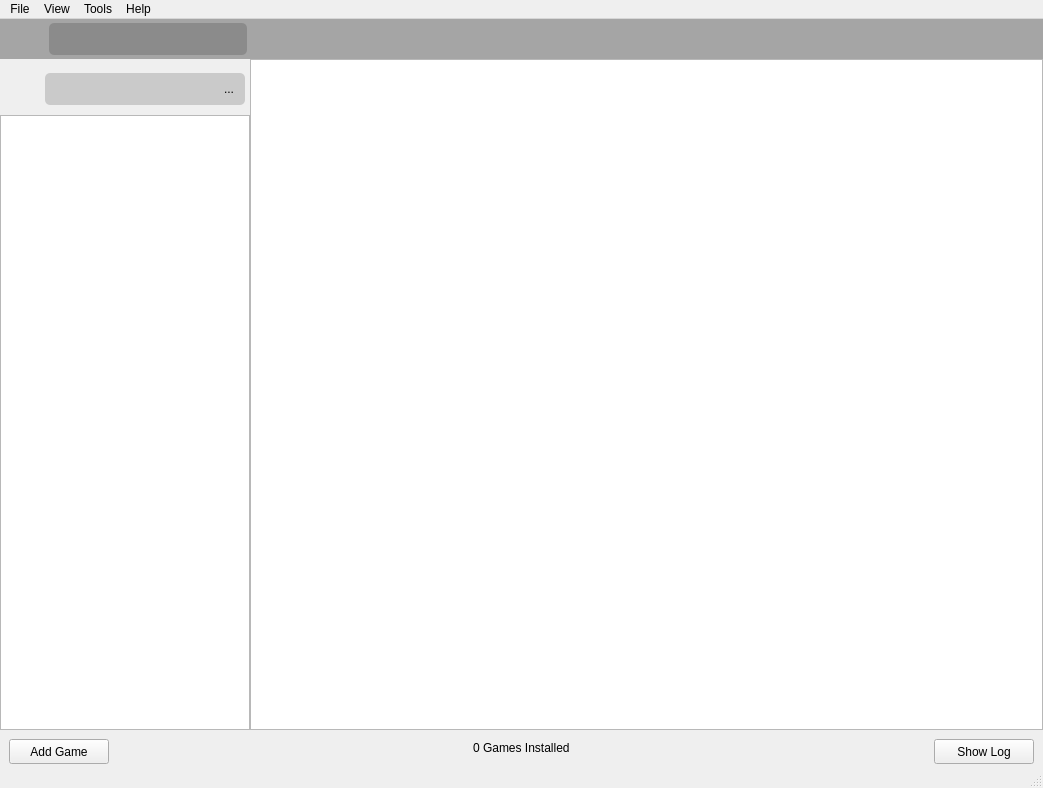
<?xml version="1.0" encoding="UTF-8"?>
<ui version="4.0">
 <class>MainWindow</class>
 <widget class="QMainWindow" name="MainWindow">
  <property name="windowModality">
   <enum>Qt::NonModal</enum>
  </property>
  <property name="geometry">
   <rect>
    <x>0</x>
    <y>0</y>
    <width>1043</width>
    <height>788</height>
   </rect>
  </property>
  <property name="sizePolicy">
   <sizepolicy hsizetype="MinimumExpanding" vsizetype="MinimumExpanding">
    <horstretch>0</horstretch>
    <verstretch>0</verstretch>
   </sizepolicy>
  </property>
  <property name="minimumSize">
   <size>
    <width>820</width>
    <height>600</height>
   </size>
  </property>
  <property name="windowTitle">
   <string>ATLAS</string>
  </property>
  <property name="styleSheet">
   <string notr="true"/>
  </property>
  <widget class="QWidget" name="centralwidget">
   <property name="sizePolicy">
    <sizepolicy hsizetype="Expanding" vsizetype="Expanding">
     <horstretch>0</horstretch>
     <verstretch>0</verstretch>
    </sizepolicy>
   </property>
   <property name="styleSheet">
    <string notr="true"/>
   </property>
   <layout class="QGridLayout" name="gridLayout">
    <property name="leftMargin">
     <number>0</number>
    </property>
    <property name="topMargin">
     <number>0</number>
    </property>
    <property name="rightMargin">
     <number>0</number>
    </property>
    <property name="bottomMargin">
     <number>0</number>
    </property>
    <property name="spacing">
     <number>0</number>
    </property>
    <item row="2" column="0">
     <widget class="QFrame" name="NavFrame">
      <property name="sizePolicy">
       <sizepolicy hsizetype="Maximum" vsizetype="Preferred">
        <horstretch>0</horstretch>
        <verstretch>0</verstretch>
       </sizepolicy>
      </property>
      <property name="minimumSize">
       <size>
        <width>250</width>
        <height>0</height>
       </size>
      </property>
      <property name="maximumSize">
       <size>
        <width>250</width>
        <height>16777215</height>
       </size>
      </property>
      <property name="styleSheet">
       <string notr="true"/>
      </property>
      <property name="frameShape">
       <enum>QFrame::NoFrame</enum>
      </property>
      <property name="frameShadow">
       <enum>QFrame::Plain</enum>
      </property>
      <property name="lineWidth">
       <number>0</number>
      </property>
      <layout class="QGridLayout" name="gridLayout_4">
       <property name="leftMargin">
        <number>0</number>
       </property>
       <property name="rightMargin">
        <number>0</number>
       </property>
       <property name="bottomMargin">
        <number>0</number>
       </property>
       <property name="spacing">
        <number>0</number>
       </property>
       <item row="3" column="1">
        <spacer name="verticalSpacer">
         <property name="orientation">
          <enum>Qt::Vertical</enum>
         </property>
         <property name="sizeType">
          <enum>QSizePolicy::Fixed</enum>
         </property>
         <property name="sizeHint" stdset="0">
          <size>
           <width>20</width>
           <height>4</height>
          </size>
         </property>
        </spacer>
       </item>
       <item row="2" column="1">
        <widget class="QFrame" name="HomeFrame">
         <property name="styleSheet">
          <string notr="true">border:0px solid black;</string>
         </property>
         <layout class="QGridLayout" name="gridLayout_7">
          <property name="leftMargin">
           <number>0</number>
          </property>
          <property name="topMargin">
           <number>0</number>
          </property>
          <property name="rightMargin">
           <number>0</number>
          </property>
          <property name="bottomMargin">
           <number>0</number>
          </property>
          <property name="spacing">
           <number>0</number>
          </property>
          <item row="0" column="2">
           <widget class="QLineEdit" name="SearchBox">
            <property name="sizePolicy">
             <sizepolicy hsizetype="MinimumExpanding" vsizetype="Fixed">
              <horstretch>0</horstretch>
              <verstretch>0</verstretch>
             </sizepolicy>
            </property>
            <property name="minimumSize">
             <size>
              <width>50</width>
              <height>32</height>
             </size>
            </property>
            <property name="font">
             <font>
              <pointsize>12</pointsize>
             </font>
            </property>
            <property name="styleSheet">
             <string notr="true">background-color: rgba(0, 0, 0,40);
border:none;
border-top-right-radius:0px;
border-bottom-right-radius:0px;
border-bottom-left-radius:0px;
border-top-left-radius:0px;</string>
            </property>
            <property name="text">
             <string/>
            </property>
            <property name="frame">
             <bool>false</bool>
            </property>
           </widget>
          </item>
          <item row="0" column="1">
           <widget class="QLabel" name="SearchIcon">
            <property name="sizePolicy">
             <sizepolicy hsizetype="Maximum" vsizetype="Preferred">
              <horstretch>0</horstretch>
              <verstretch>0</verstretch>
             </sizepolicy>
            </property>
            <property name="minimumSize">
             <size>
              <width>36</width>
              <height>0</height>
             </size>
            </property>
            <property name="maximumSize">
             <size>
              <width>32</width>
              <height>32</height>
             </size>
            </property>
            <property name="autoFillBackground">
             <bool>false</bool>
            </property>
            <property name="styleSheet">
             <string notr="true">background-color: rgba(0, 0, 0,40);
border:none;
margin-left:4px;
border-top-left-radius:5px;
border-bottom-left-radius:5px;</string>
            </property>
            <property name="lineWidth">
             <number>0</number>
            </property>
            <property name="text">
             <string/>
            </property>
            <property name="pixmap">
             <pixmap resource="../resources.qrc">:/images/assets/search.svg</pixmap>
            </property>
            <property name="scaledContents">
             <bool>true</bool>
            </property>
            <property name="margin">
             <number>6</number>
            </property>
            <property name="indent">
             <number>-1</number>
            </property>
           </widget>
          </item>
          <item row="0" column="0">
           <widget class="QToolButton" name="homeButton">
            <property name="sizePolicy">
             <sizepolicy hsizetype="Fixed" vsizetype="Fixed">
              <horstretch>0</horstretch>
              <verstretch>0</verstretch>
             </sizepolicy>
            </property>
            <property name="minimumSize">
             <size>
              <width>40</width>
              <height>40</height>
             </size>
            </property>
            <property name="font">
             <font>
              <family>Segoe UI</family>
              <pointsize>19</pointsize>
             </font>
            </property>
            <property name="styleSheet">
             <string notr="true">border-radius:none;
border:0px solid black;
background-color: transparent;
margin-left: 2px;</string>
            </property>
            <property name="text">
             <string/>
            </property>
            <property name="icon">
             <iconset resource="../resources.qrc">
              <normaloff>:/images/assets/Atlas_logo_v2.svg</normaloff>:/images/assets/Atlas_logo_v2.svg</iconset>
            </property>
            <property name="iconSize">
             <size>
              <width>40</width>
              <height>40</height>
             </size>
            </property>
            <property name="toolButtonStyle">
             <enum>Qt::ToolButtonIconOnly</enum>
            </property>
           </widget>
          </item>
          <item row="0" column="3">
           <widget class="QToolButton" name="btnFilter">
            <property name="minimumSize">
             <size>
              <width>32</width>
              <height>32</height>
             </size>
            </property>
            <property name="styleSheet">
             <string notr="true">background-color: rgba(0, 0, 0,40);
border:none;
border-top-right-radius:5px;
border-bottom-right-radius:5px;
border-bottom-left-radius:0px;
border-top-left-radius:0px;</string>
            </property>
            <property name="text">
             <string>...</string>
            </property>
            <property name="icon">
             <iconset resource="../resources.qrc">
              <normaloff>:/images/assets/setting_filter.svg</normaloff>:/images/assets/setting_filter.svg</iconset>
            </property>
            <property name="iconSize">
             <size>
              <width>25</width>
              <height>25</height>
             </size>
            </property>
           </widget>
          </item>
          <item row="0" column="4">
           <spacer name="horizontalSpacer_4">
            <property name="orientation">
             <enum>Qt::Horizontal</enum>
            </property>
            <property name="sizeType">
             <enum>QSizePolicy::Fixed</enum>
            </property>
            <property name="sizeHint" stdset="0">
             <size>
              <width>5</width>
              <height>20</height>
             </size>
            </property>
           </spacer>
          </item>
         </layout>
        </widget>
       </item>
       <item row="4" column="0" colspan="3">
        <widget class="QTreeView" name="gamesTree">
         <property name="styleSheet">
          <string notr="true"/>
         </property>
        </widget>
       </item>
      </layout>
     </widget>
    </item>
    <item row="3" column="0" colspan="4">
     <widget class="QFrame" name="StatusFrame">
      <property name="minimumSize">
       <size>
        <width>0</width>
        <height>36</height>
       </size>
      </property>
      <property name="maximumSize">
       <size>
        <width>16777215</width>
        <height>36</height>
       </size>
      </property>
      <property name="frameShape">
       <enum>QFrame::NoFrame</enum>
      </property>
      <property name="frameShadow">
       <enum>QFrame::Plain</enum>
      </property>
      <layout class="QHBoxLayout" name="horizontalLayout">
       <item>
        <widget class="QPushButton" name="btnAddGame">
         <property name="sizePolicy">
          <sizepolicy hsizetype="Fixed" vsizetype="Minimum">
           <horstretch>0</horstretch>
           <verstretch>0</verstretch>
          </sizepolicy>
         </property>
         <property name="minimumSize">
          <size>
           <width>100</width>
           <height>25</height>
          </size>
         </property>
         <property name="maximumSize">
          <size>
           <width>100</width>
           <height>16777215</height>
          </size>
         </property>
         <property name="text">
          <string>Add Game</string>
         </property>
         <property name="icon">
          <iconset resource="../resources.qrc">
           <normaloff>:/images/assets/addgame.svg</normaloff>:/images/assets/addgame.svg</iconset>
         </property>
        </widget>
       </item>
       <item>
        <spacer name="horizontalSpacer_2">
         <property name="orientation">
          <enum>Qt::Horizontal</enum>
         </property>
         <property name="sizeHint" stdset="0">
          <size>
           <width>40</width>
           <height>20</height>
          </size>
         </property>
        </spacer>
       </item>
       <item>
        <widget class="QLabel" name="GamesInstalled">
         <property name="text">
          <string>0 Games Installed</string>
         </property>
        </widget>
       </item>
       <item>
        <spacer name="horizontalSpacer_3">
         <property name="orientation">
          <enum>Qt::Horizontal</enum>
         </property>
         <property name="sizeHint" stdset="0">
          <size>
           <width>40</width>
           <height>20</height>
          </size>
         </property>
        </spacer>
       </item>
       <item>
        <widget class="QPushButton" name="btnLog">
         <property name="minimumSize">
          <size>
           <width>100</width>
           <height>25</height>
          </size>
         </property>
         <property name="text">
          <string>Show Log</string>
         </property>
        </widget>
       </item>
      </layout>
     </widget>
    </item>
    <item row="0" column="0" colspan="3">
     <widget class="QWidget" name="NavTop" native="true">
      <property name="minimumSize">
       <size>
        <width>0</width>
        <height>30</height>
       </size>
      </property>
      <property name="maximumSize">
       <size>
        <width>16777215</width>
        <height>40</height>
       </size>
      </property>
      <property name="styleSheet">
       <string notr="true">background-color:rgba(50,50,50,100);</string>
      </property>
      <layout class="QGridLayout" name="gridLayout_6">
       <property name="leftMargin">
        <number>0</number>
       </property>
       <property name="topMargin">
        <number>0</number>
       </property>
       <property name="rightMargin">
        <number>0</number>
       </property>
       <property name="bottomMargin">
        <number>0</number>
       </property>
       <property name="spacing">
        <number>0</number>
       </property>
       <item row="0" column="0">
        <widget class="QToolButton" name="homeButton_top">
         <property name="sizePolicy">
          <sizepolicy hsizetype="Fixed" vsizetype="Fixed">
           <horstretch>0</horstretch>
           <verstretch>0</verstretch>
          </sizepolicy>
         </property>
         <property name="minimumSize">
          <size>
           <width>40</width>
           <height>40</height>
          </size>
         </property>
         <property name="font">
          <font>
           <family>Segoe UI</family>
           <pointsize>19</pointsize>
          </font>
         </property>
         <property name="styleSheet">
          <string notr="true">border-radius:none;
background-color: transparent;
margin-left: 2px;</string>
         </property>
         <property name="text">
          <string/>
         </property>
         <property name="icon">
          <iconset resource="../resources.qrc">
           <normaloff>:/images/assets/Atlas_logo_v2.svg</normaloff>:/images/assets/Atlas_logo_v2.svg</iconset>
         </property>
         <property name="iconSize">
          <size>
           <width>40</width>
           <height>40</height>
          </size>
         </property>
         <property name="toolButtonStyle">
          <enum>Qt::ToolButtonIconOnly</enum>
         </property>
        </widget>
       </item>
       <item row="0" column="3">
        <spacer name="horizontalSpacer">
         <property name="orientation">
          <enum>Qt::Horizontal</enum>
         </property>
         <property name="sizeHint" stdset="0">
          <size>
           <width>40</width>
           <height>20</height>
          </size>
         </property>
        </spacer>
       </item>
       <item row="0" column="1">
        <widget class="QLabel" name="label_2">
         <property name="sizePolicy">
          <sizepolicy hsizetype="Maximum" vsizetype="Preferred">
           <horstretch>0</horstretch>
           <verstretch>0</verstretch>
          </sizepolicy>
         </property>
         <property name="minimumSize">
          <size>
           <width>36</width>
           <height>0</height>
          </size>
         </property>
         <property name="maximumSize">
          <size>
           <width>32</width>
           <height>32</height>
          </size>
         </property>
         <property name="styleSheet">
          <string notr="true">background-color: rgba(0, 0, 0,40);
border:none;
margin-left:4px;
border-top-left-radius:5px;
border-bottom-left-radius:5px;</string>
         </property>
         <property name="lineWidth">
          <number>0</number>
         </property>
         <property name="text">
          <string/>
         </property>
         <property name="pixmap">
          <pixmap resource="../resources.qrc">:/images/assets/search.svg</pixmap>
         </property>
         <property name="scaledContents">
          <bool>true</bool>
         </property>
         <property name="margin">
          <number>6</number>
         </property>
        </widget>
       </item>
       <item row="0" column="2">
        <widget class="QLineEdit" name="lineEdit">
         <property name="minimumSize">
          <size>
           <width>101</width>
           <height>32</height>
          </size>
         </property>
         <property name="maximumSize">
          <size>
           <width>171</width>
           <height>32</height>
          </size>
         </property>
         <property name="styleSheet">
          <string notr="true">background-color: rgba(0, 0, 0,40);
border:none;
border-top-right-radius:5px;
border-bottom-right-radius:5px;
border-bottom-left-radius:0px;
border-top-left-radius:0px;
margin-right:5px;</string>
         </property>
        </widget>
       </item>
      </layout>
     </widget>
    </item>
    <item row="2" column="2">
     <widget class="QStackedWidget" name="stackedWidget">
      <property name="sizePolicy">
       <sizepolicy hsizetype="Expanding" vsizetype="Expanding">
        <horstretch>0</horstretch>
        <verstretch>0</verstretch>
       </sizepolicy>
      </property>
      <widget class="QWidget" name="bv">
       <property name="sizePolicy">
        <sizepolicy hsizetype="Expanding" vsizetype="Expanding">
         <horstretch>0</horstretch>
         <verstretch>0</verstretch>
        </sizepolicy>
       </property>
       <property name="styleSheet">
        <string notr="true"/>
       </property>
       <layout class="QGridLayout" name="gridLayout_5">
        <property name="leftMargin">
         <number>0</number>
        </property>
        <property name="topMargin">
         <number>0</number>
        </property>
        <property name="rightMargin">
         <number>0</number>
        </property>
        <property name="bottomMargin">
         <number>0</number>
        </property>
        <property name="verticalSpacing">
         <number>0</number>
        </property>
        <item row="0" column="0">
         <widget class="QListView" name="recordView">
          <property name="styleSheet">
           <string notr="true"/>
          </property>
          <property name="autoScroll">
           <bool>false</bool>
          </property>
          <property name="autoScrollMargin">
           <number>10</number>
          </property>
          <property name="verticalScrollMode">
           <enum>QAbstractItemView::ScrollPerPixel</enum>
          </property>
          <property name="horizontalScrollMode">
           <enum>QAbstractItemView::ScrollPerPixel</enum>
          </property>
          <property name="movement">
           <enum>QListView::Free</enum>
          </property>
          <property name="flow">
           <enum>QListView::LeftToRight</enum>
          </property>
          <property name="isWrapping" stdset="0">
           <bool>true</bool>
          </property>
          <property name="resizeMode">
           <enum>QListView::Adjust</enum>
          </property>
          <property name="layoutMode">
           <enum>QListView::SinglePass</enum>
          </property>
          <property name="uniformItemSizes">
           <bool>true</bool>
          </property>
          <property name="batchSize">
           <number>100</number>
          </property>
         </widget>
        </item>
       </layout>
      </widget>
      <widget class="QWidget" name="cv">
       <layout class="QGridLayout" name="gridLayout_2">
        <property name="leftMargin">
         <number>0</number>
        </property>
        <property name="topMargin">
         <number>0</number>
        </property>
        <property name="rightMargin">
         <number>0</number>
        </property>
        <property name="bottomMargin">
         <number>0</number>
        </property>
        <property name="spacing">
         <number>0</number>
        </property>
        <item row="0" column="0">
         <widget class="QScrollArea" name="scrollArea">
          <property name="widgetResizable">
           <bool>true</bool>
          </property>
          <widget class="QWidget" name="scrollAreaWidgetContents">
           <property name="geometry">
            <rect>
             <x>0</x>
             <y>0</y>
             <width>791</width>
             <height>667</height>
            </rect>
           </property>
           <layout class="QGridLayout" name="gridLayout_3">
            <property name="leftMargin">
             <number>0</number>
            </property>
            <property name="topMargin">
             <number>0</number>
            </property>
            <property name="rightMargin">
             <number>0</number>
            </property>
            <property name="bottomMargin">
             <number>0</number>
            </property>
            <property name="horizontalSpacing">
             <number>0</number>
            </property>
            <item row="0" column="0">
             <widget class="Ui_GameWidget" name="detailedRecordView" native="true"/>
            </item>
           </layout>
          </widget>
         </widget>
        </item>
       </layout>
      </widget>
     </widget>
    </item>
   </layout>
  </widget>
  <widget class="QStatusBar" name="statusBar">
   <property name="sizeGripEnabled">
    <bool>true</bool>
   </property>
  </widget>
  <widget class="QMenuBar" name="menubar">
   <property name="geometry">
    <rect>
     <x>0</x>
     <y>0</y>
     <width>1043</width>
     <height>22</height>
    </rect>
   </property>
   <property name="autoFillBackground">
    <bool>false</bool>
   </property>
   <property name="styleSheet">
    <string notr="true"/>
   </property>
   <widget class="QMenu" name="menuFile">
    <property name="styleSheet">
     <string notr="true"/>
    </property>
    <property name="title">
     <string>File</string>
    </property>
    <addaction name="actionExit"/>
   </widget>
   <widget class="QMenu" name="menuView">
    <property name="title">
     <string>View</string>
    </property>
    <addaction name="actionListView"/>
    <addaction name="actionBannerView"/>
    <addaction name="actionCoverView"/>
    <addaction name="separator"/>
    <addaction name="actionArrangeBy"/>
   </widget>
   <widget class="QMenu" name="menuGames">
    <property name="title">
     <string>Tools</string>
    </property>
    <widget class="QMenu" name="menuImport">
     <property name="title">
      <string>Import</string>
     </property>
     <addaction name="actionSimpleImporter"/>
     <addaction name="actionBulkImporter"/>
     <addaction name="actionGameListImporter"/>
     <addaction name="actionSingleImporter"/>
     <addaction name="actionExtractionImporter"/>
    </widget>
    <widget class="QMenu" name="menuDownload">
     <property name="title">
      <string>Download</string>
     </property>
     <addaction name="actionUpdateMeta"/>
    </widget>
    <addaction name="menuImport"/>
    <addaction name="actionManage"/>
    <addaction name="menuDownload"/>
    <addaction name="actionOptions"/>
    <addaction name="actionConsoleWindow"/>
   </widget>
   <widget class="QMenu" name="menuHelp">
    <property name="title">
     <string>Help</string>
    </property>
    <addaction name="separator"/>
    <addaction name="separator"/>
    <addaction name="actionUpdates"/>
    <addaction name="separator"/>
    <addaction name="actionAboutAtlas"/>
    <addaction name="actionAboutQt"/>
    <addaction name="actionViewFileHistory"/>
   </widget>
   <addaction name="menuFile"/>
   <addaction name="menuView"/>
   <addaction name="menuGames"/>
   <addaction name="menuHelp"/>
  </widget>
  <action name="actionManage">
   <property name="text">
    <string>Mange</string>
   </property>
  </action>
  <action name="actionOptions">
   <property name="text">
    <string>Options</string>
   </property>
   <property name="shortcutContext">
    <enum>Qt::WidgetShortcut</enum>
   </property>
  </action>
  <action name="actionExit">
   <property name="text">
    <string>Exit</string>
   </property>
  </action>
  <action name="actionListView">
   <property name="text">
    <string>List View</string>
   </property>
  </action>
  <action name="actionBannerView">
   <property name="text">
    <string>Banner View</string>
   </property>
  </action>
  <action name="actionCoverView">
   <property name="text">
    <string>Cover View</string>
   </property>
  </action>
  <action name="actionArrangeBy">
   <property name="text">
    <string>Arrange By</string>
   </property>
  </action>
  <action name="actionUpdates">
   <property name="text">
    <string>Check for Updates</string>
   </property>
  </action>
  <action name="actionAboutAtlas">
   <property name="text">
    <string>About Atlas</string>
   </property>
  </action>
  <action name="actionAboutQt">
   <property name="text">
    <string>About Qt</string>
   </property>
  </action>
  <action name="actionViewFileHistory">
   <property name="text">
    <string>View file history</string>
   </property>
  </action>
  <action name="actionSimpleImporter">
   <property name="text">
    <string>Simple</string>
   </property>
  </action>
  <action name="actionBulkImporter">
   <property name="text">
    <string>Bulk Wizard</string>
   </property>
  </action>
  <action name="actionGameListImporter">
   <property name="text">
    <string>GameList</string>
   </property>
  </action>
  <action name="actionSingleImporter">
   <property name="text">
    <string>Single</string>
   </property>
  </action>
  <action name="actionExtractionImporter">
   <property name="text">
    <string>Extraction Wizard</string>
   </property>
  </action>
  <action name="actionShowConsole">
   <property name="text">
    <string>Show</string>
   </property>
  </action>
  <action name="actionConsoleWindow">
   <property name="text">
    <string>Console Window</string>
   </property>
  </action>
  <action name="actionUpdateMeta">
   <property name="text">
    <string>Update game metadata</string>
   </property>
  </action>
 </widget>
 <customwidgets>
  <customwidget>
   <class>Ui_GameWidget</class>
   <extends>QWidget</extends>
   <header>ui/widgets/games/ui_GameWidget</header>
   <container>1</container>
  </customwidget>
 </customwidgets>
 <resources>
  <include location="../resources.qrc"/>
 </resources>
 <connections/>
 <designerdata>
  <property name="gridDeltaX">
   <number>5</number>
  </property>
  <property name="gridDeltaY">
   <number>5</number>
  </property>
  <property name="gridSnapX">
   <bool>true</bool>
  </property>
  <property name="gridSnapY">
   <bool>true</bool>
  </property>
  <property name="gridVisible">
   <bool>true</bool>
  </property>
 </designerdata>
</ui>
